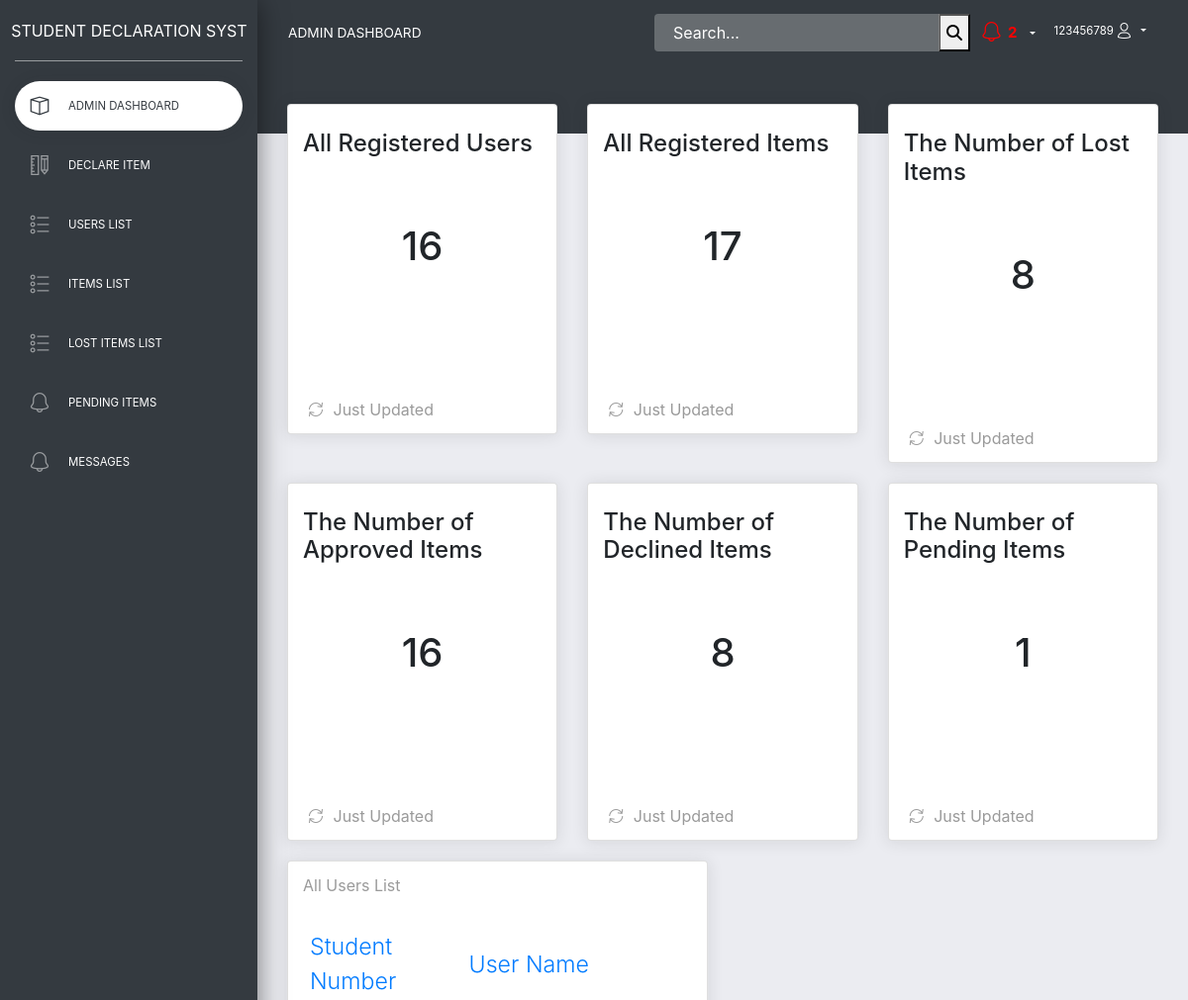
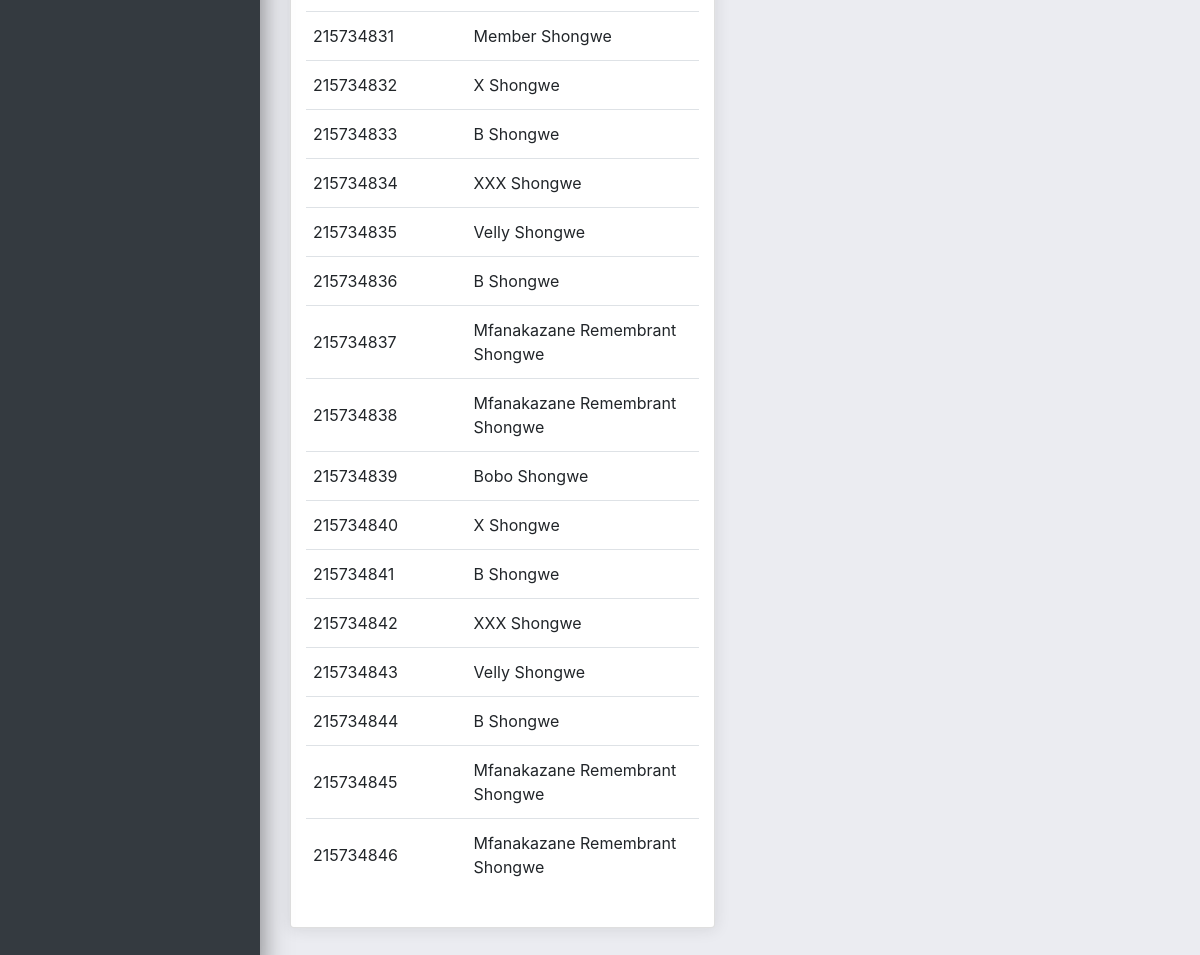
/pages/dashboard.php (signed in), run on the app's committed database (2 pictures, top to bottom).
### tables this page shows
CREATE TABLE `users` (
  `stud_num` int(11) NOT NULL,
  `fullname` varchar(255) NOT NULL,
  `email` varchar(255) NOT NULL,
  `phone` varchar(255) NOT NULL,
  `campus` varchar(255) NOT NULL,
  `uPass` varchar(255) NOT NULL,
  `usertype` varchar(255) NOT NULL,
  `vkey` varchar(255) NOT NULL,
  `verified` int(11) NOT NULL,
  `date` timestamp(6) NOT NULL DEFAULT current_timestamp(6) ON UPDATE current_timestamp(6)
);

### pages/dashboard.php (the view, shortened to what this page needs)
<?php
  require('includes/connection.php');
  $query = "SELECT * FROM users WHERE usertype = 'user'";
  $result = mysqli_query($conn,$query);
  $sql = "SELECT count(serial_num) AS counts FROM items WHERE lost=0";
  $item = mysqli_query($conn,$sql);
  $values =mysqli_fetch_assoc($item);
  $num=$values['counts'];
  $sql = "SELECT count(serial_num) AS counts FROM items WHERE lost=1";
  $item = mysqli_query($conn,$sql);
  $values =mysqli_fetch_assoc($item);
  $lost=$values['counts'];
  $sql = "SELECT count(stud_num) AS total FROM users WHERE usertype = 'user'";
  $all = mysqli_query($conn,$sql);
  $values =mysqli_fetch_assoc($all);
  $num_rows=$values['total'];
  $sql = "SELECT count(message) AS msg FROM message WHERE status = 0";
  $item = mysqli_query($conn,$sql);
  $values =mysqli_fetch_assoc($item);
  $message=$values['msg'];
  $sql = "SELECT count(serial_num) AS statu FROM items WHERE read_mesg = 0";
  $item = mysqli_query($conn,$sql);
  $values =mysqli_fetch_assoc($item);
  $statu=$values['statu'];
  $sql = "SELECT count(status) AS approve FROM items WHERE status = 1";
  $all = mysqli_query($conn,$sql);
  $values =mysqli_fetch_assoc($all);
  $approve=$values['approve'];
  $sql = "SELECT count(status) AS decline FROM items WHERE status = 2";
  $item = mysqli_query($conn,$sql);
  $values =mysqli_fetch_assoc($item);
  $decline=$values['decline'];
  $sql = "SELECT count(status) AS pending FROM items WHERE status = 0";
  $item = mysqli_query($conn,$sql);
  $values =mysqli_fetch_assoc($item);
  $pending=$values['pending'];
?>
<!DOCTYPE html>
<html lang="en">
<head>
  <link rel="stylesheet" href="https://use.fontawesome.com/releases/v5.7.1/css/all.css">
  <link href="../assets/css/bootstrap.min.css" rel="stylesheet" />
  <link href="../assets/css/now-ui-dashboardd.css?v=1.5.0" rel="stylesheet" />
  <link href="../assets/demo/demo.css" rel="stylesheet" />
  <?php include "head.php"; ?>
</head>
<body class="">
  <div class="wrapper ">
    <div class="sidebar" data-color="orange">
      <div class="logo">
        <a href="./dashboard.php" class="simple-text logo-normal">
          Student Declaration System
        </a>
      </div>
      <div class="sidebar-wrapper" id="sidebar-wrapper">
        <ul class="nav">
          <li class="active ">
            <a href="./dashboard.php">
              <i class="now-ui-icons design_app"></i>
              <p>Admin Dashboard</p>
            </a>
          </li>
          <li>
            <a href="./adminDeclareItem.php">
              <i class="now-ui-icons design-2_ruler-pencil"></i>
              <p>Declare Item</p>
            </a>
          </li>
          <li>
            <a href="viewUsers.php">
              <i class="now-ui-icons design_bullet-list-67"></i>
              <p>Users List</p>
            </a>
          </li>
          <li>
            <a href="viewItems.php">
              <i class="now-ui-icons design_bullet-list-67"></i>
              <p>Items List</p>
            </a>
          </li>
          <li >
            <a href="viewlostItems.php">
              <i class="now-ui-icons design_bullet-list-67"></i>
              <p>Lost Items List</p>
            </a>
          </li>
          <li >
            <a href="./status.php">
              <i class="now-ui-icons ui-1_bell-53"></i>
              <p>Pending Items</p>
            </a>
          </li>
          <li >
            <a href="./read.php">
              <i class="now-ui-icons ui-1_bell-53"></i>
              <p>Messages</p>
            </a>
          </li>
        </ul>
      </div>
    </div>
    <div class="main-panel" id="main-panel">
      <nav class="navbar navbar-expand-lg navbar-transparent  bg-primary  navbar-absolute">
        <div class="container-fluid">
          <div class="navbar-wrapper">
            <a class="navbar-brand" href="#">Admin Dashboard</a>
          </div>
          <div class="collapse navbar-collapse justify-content-end" id="navigation">
          <form  action = "./searchi.php"   method="get">
              <div class="input-group no-border">
                <input type="text" name = "search" value="" class="form-control" placeholder="Search...">
                <div class="input-group-append">
                <button type = "submit" value = "search"><i class="fa fa-search" aria-hidden="true"></i></button>
                  </div>
              </div>
            </form>
            <ul class="navbar-nav">
            <li class="nav-item dropdown">
                <a class="nav-link dropdown-toggle" id="navbarDropdownMenuLink" data-toggle="dropdown" aria-haspopup="true" aria-expanded="false">
                <?php
                $answer = $message + $statu;
            if($answer==0){
              echo "<i class='now-ui-icons ui-1_bell-53' style='font-size:20px;color:white'></i><span class='badge  'style='font-size:15px;color:white'>$answer</span>";
            }
                      else{
                        echo "<i class='now-ui-icons ui-1_bell-53' style='font-size:20px;color:red'></i><span class='badge  'style='font-size:15px;color:red'>$answer</span>";
                      }
                  ?>
                </a>
              </li>
              <li class="nav-item dropdown">
                <a class="nav-link dropdown-toggle" id="navbarDropdownMenuLink" data-toggle="dropdown" aria-haspopup="true" aria-expanded="false">
                <?php echo $_SESSION['stud_num']; ?><i class="now-ui-icons users_single-02"></i>
                </a>
              </li>
            </ul>
          </div>
        </div>
      </nav>
      <div class="panel-header panel-header-sm">
      </div>
      <div class="content">
        <div class="row">
          <div class="col-lg-4">
            <div class="card card-chart">
              <div class="card-header">
                <h4 class="card-title">All Registered Users</h4>
              </div>
              <div class="card-body">
                <div class="chart-area">
                  <h1 ><?php echo $num_rows;?></h1>
                </div>
              </div>
              <div class="card-footer">
                <div class="stats">
                  <i class="now-ui-icons arrows-1_refresh-69"></i> Just Updated
                </div>
              </div>
            </div>
          </div>
          <div class="col-lg-4 col-md-6">
            <div class="card card-chart">
              <div class="card-header">
                <h4 class="card-title">All Registered Items</h4>
              </div>
              <div class="card-body">
                <div class="chart-area">
                  <h1 ><?php echo $num;?></h1>
                </div>
              </div>
              <div class="card-footer">
                <div class="stats">
                  <i class="now-ui-icons arrows-1_refresh-69"></i> Just Updated
                </div>
              </div>
            </div>
          </div>
          <div class="col-lg-4 col-md-6">
            <div class="card card-chart">
              <div class="card-header">
                <h4 class="card-title">The Number of Lost Items</h4>
              </div>
              <div class="card-body">
                <div class="chart-area">
                <h1 ><?php echo $lost;?></h1>
                </div>
              </div>
              <div class="card-footer">
              <div class="stats">
                  <i class="now-ui-icons arrows-1_refresh-69"></i> Just Updated
                </div>
              </div>
            </div>
          </div>
          <div class="col-lg-4 col-md-6">
            <div class="card card-chart">
              <div class="card-header">
                <h4 class="card-title">The Number of Approved Items</h4>
              </div>
              <div class="card-body">
                <div class="chart-area">
                <h1 ><?php echo $approve;?></h1>
                </div>
              </div>
              <div class="card-footer">
              <div class="stats">
                  <i class="now-ui-icons arrows-1_refresh-69"></i> Just Updated
                </div>
              </div>
            </div>
          </div>
          <div class="col-lg-4 col-md-6">
            <div class="card card-chart">
              <div class="card-header">
                <h4 class="card-title">The Number of Declined Items</h4>
              </div>
              <div class="card-body">
                <div class="chart-area">
                <h1 ><?php echo $decline;?></h1>
                </div>
              </div>
              <div class="card-footer">
              <div class="stats">
                  <i class="now-ui-icons arrows-1_refresh-69"></i> Just Updated
                </div>
              </div>
            </div>
          </div>
          <div class="col-lg-4 col-md-6">
            <div class="card card-chart">
              <div class="card-header">
                <h4 class="card-title">The Number of Pending Items</h4>
              </div>
              <div class="card-body">
                <div class="chart-area">
                <h1 ><?php echo $pending;?></h1>
                </div>
              </div>
              <div class="card-footer">
              <div class="stats">
                  <i class="now-ui-icons arrows-1_refresh-69"></i> Just Updated
                </div>
              </div>
            </div>
          </div>
          <div class="col-md-6">
            <div class="card">
              <div class="card-header">
                <h5 class="card-category">All Users List</h5>
              </div>
              <div class="card-body">
                <div class="table-responsive">
                  <table class="table">
                    <thead class=" text-primary">
                      <th>
                      Student Number
                      </th>
                      <th>
                      User Name
                      </th>
                    </thead>
                    <tbody>
                    <?php
                       while($row=mysqli_fetch_assoc($result))
                       {
                      ?>
                      <tr>
                        <td>
                        <?php echo $row['stud_num'];?>
                        </td>
                        <td>
                        <?php echo $row['fullname'];?>
                        </td>
                       </tr>
                       <?php
                       }
                       ?>
                    </tbody>
                  </table>
                </div>
              </div>
            </div>
          </div>
        </div>
      </div>
    </div>
  </div>
</body>
</html>

### pages/head.php (shortened to what this page needs)
<link rel="stylesheet" href="https://maxcdn.bootstrapcdn.com/bootstrap/4.0.0/css/bootstrap.min.css">
<link rel="stylesheet" href="https://maxcdn.bootstrapcdn.com/bootstrap/4.5.0/css/bootstrap.min.css">

### data on the page
users: stud_num "215734831", fullname "Member Shongwe"
users: stud_num "215734832", fullname "X Shongwe"
users: stud_num "215734833", fullname "B Shongwe"
users: stud_num "215734834", fullname "XXX Shongwe"
users: stud_num "215734835", fullname "Velly Shongwe"
users: stud_num "215734836", fullname "B Shongwe"
users: stud_num "215734837", fullname "Mfanakazane Remembrant Shongwe"
users: stud_num "215734838", fullname "Mfanakazane Remembrant Shongwe"
users: stud_num "215734839", fullname "Bobo Shongwe"
users: stud_num "215734840", fullname "X Shongwe"
users: stud_num "215734841", fullname "B Shongwe"
users: stud_num "215734842", fullname "XXX Shongwe"
users: stud_num "215734843", fullname "Velly Shongwe"
users: stud_num "215734844", fullname "B Shongwe"
users: stud_num "215734845", fullname "Mfanakazane Remembrant Shongwe"
users: stud_num "215734846", fullname "Mfanakazane Remembrant Shongwe"

### other printed values
$answer "2"
$_SESSION['stud_num'] "123456789"
$num_rows "16"
$num "17"
$lost "8"
$approve "16"
$decline "8"
$pending "1"
